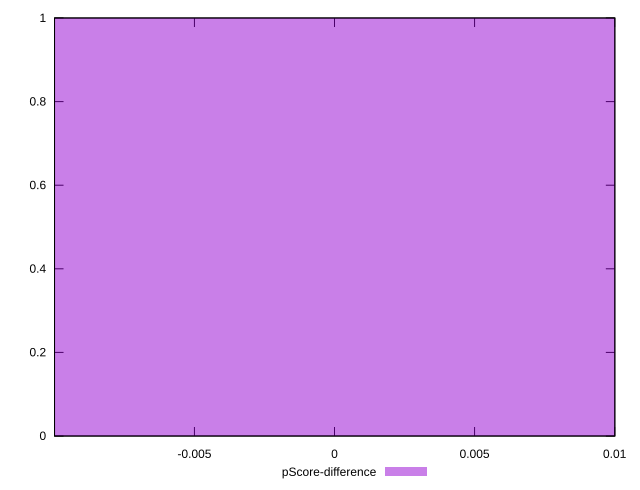

Source code (gnuplot):
reset

$pScoreDifference <<EOF
0 1
EOF

set key outside below
set boxwidth 0.1
set xrange [-0.009993823806872698:0.010006176193127303]
set yrange [0:1]
set trange [0:1]
set style fill transparent solid 0.5 noborder
set terminal svg size 640, 490 enhanced background rgb 'white'
set output "reports/report_00033_2021-03-01T14-23-16.841Z/speed-index/samples/astro/pScore-difference/histogram.svg"

plot $pScoreDifference title "pScore-difference" with boxes

reset
